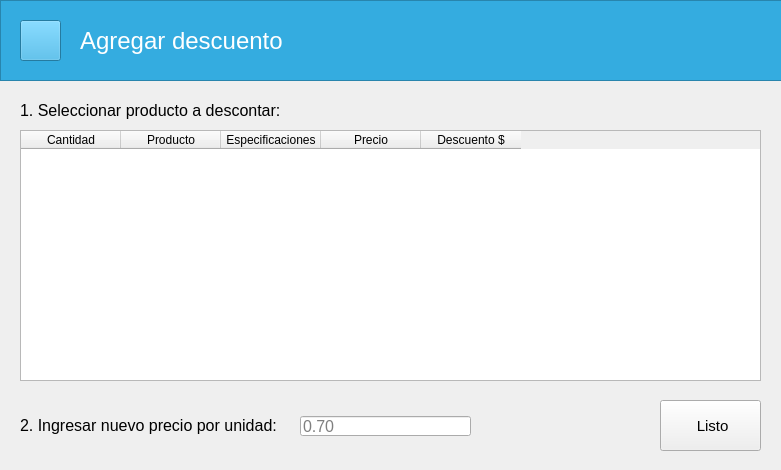
<?xml version="1.0" encoding="UTF-8"?>
<ui version="4.0">
 <class>AgregarDescuento</class>
 <widget class="QWidget" name="AgregarDescuento">
  <property name="windowModality">
   <enum>Qt::ApplicationModal</enum>
  </property>
  <property name="geometry">
   <rect>
    <x>0</x>
    <y>0</y>
    <width>781</width>
    <height>470</height>
   </rect>
  </property>
  <property name="windowTitle">
   <string>Form</string>
  </property>
  <widget class="QFrame" name="frame">
   <property name="geometry">
    <rect>
     <x>0</x>
     <y>0</y>
     <width>911</width>
     <height>81</height>
    </rect>
   </property>
   <property name="font">
    <font>
     <family>Segoe UI</family>
    </font>
   </property>
   <property name="styleSheet">
    <string notr="true">background-color: rgb(52, 172, 224);</string>
   </property>
   <property name="frameShape">
    <enum>QFrame::StyledPanel</enum>
   </property>
   <property name="frameShadow">
    <enum>QFrame::Raised</enum>
   </property>
   <widget class="QLabel" name="label">
    <property name="geometry">
     <rect>
      <x>80</x>
      <y>20</y>
      <width>251</width>
      <height>41</height>
     </rect>
    </property>
    <property name="font">
     <font>
      <family>Segoe UI</family>
      <pointsize>18</pointsize>
     </font>
    </property>
    <property name="styleSheet">
     <string notr="true">color: rgb(255, 255, 255);</string>
    </property>
    <property name="text">
     <string>Agregar descuento</string>
    </property>
   </widget>
   <widget class="ClickableIcon" name="btRegresar">
    <property name="geometry">
     <rect>
      <x>20</x>
      <y>20</y>
      <width>41</width>
      <height>41</height>
     </rect>
    </property>
    <property name="icon">
     <iconset resource="../resources.qrc">
      <normaloff>:/img/resources/images/leftarrow.png</normaloff>:/img/resources/images/leftarrow.png</iconset>
    </property>
    <property name="iconSize">
     <size>
      <width>40</width>
      <height>40</height>
     </size>
    </property>
   </widget>
  </widget>
  <widget class="QLabel" name="label_2">
   <property name="geometry">
    <rect>
     <x>20</x>
     <y>100</y>
     <width>271</width>
     <height>21</height>
    </rect>
   </property>
   <property name="font">
    <font>
     <family>Segoe UI</family>
     <pointsize>12</pointsize>
    </font>
   </property>
   <property name="text">
    <string>1. Seleccionar producto a descontar:</string>
   </property>
  </widget>
  <widget class="TablaDatos" name="tabla_productos">
   <property name="geometry">
    <rect>
     <x>20</x>
     <y>130</y>
     <width>741</width>
     <height>251</height>
    </rect>
   </property>
   <attribute name="horizontalHeaderMinimumSectionSize">
    <number>80</number>
   </attribute>
   <column>
    <property name="text">
     <string>Cantidad</string>
    </property>
   </column>
   <column>
    <property name="text">
     <string>Producto</string>
    </property>
   </column>
   <column>
    <property name="text">
     <string>Especificaciones</string>
    </property>
   </column>
   <column>
    <property name="text">
     <string>Precio</string>
    </property>
   </column>
   <column>
    <property name="text">
     <string>Descuento $</string>
    </property>
   </column>
  </widget>
  <widget class="QLabel" name="label_3">
   <property name="geometry">
    <rect>
     <x>20</x>
     <y>415</y>
     <width>311</width>
     <height>21</height>
    </rect>
   </property>
   <property name="font">
    <font>
     <family>Segoe UI</family>
     <pointsize>12</pointsize>
    </font>
   </property>
   <property name="text">
    <string>2. Ingresar nuevo precio por unidad:</string>
   </property>
  </widget>
  <widget class="QPushButton" name="btListo">
   <property name="geometry">
    <rect>
     <x>660</x>
     <y>400</y>
     <width>101</width>
     <height>51</height>
    </rect>
   </property>
   <property name="font">
    <font>
     <family>Segoe UI</family>
     <pointsize>11</pointsize>
    </font>
   </property>
   <property name="text">
    <string> Listo</string>
   </property>
   <property name="icon">
    <iconset resource="../resources.qrc">
     <normaloff>:/img/resources/images/accept.png</normaloff>:/img/resources/images/accept.png</iconset>
   </property>
  </widget>
  <widget class="QLineEdit" name="txtPrecio">
   <property name="geometry">
    <rect>
     <x>300</x>
     <y>416</y>
     <width>171</width>
     <height>20</height>
    </rect>
   </property>
   <property name="font">
    <font>
     <family>Segoe UI</family>
     <pointsize>12</pointsize>
    </font>
   </property>
   <property name="placeholderText">
    <string>0.70</string>
   </property>
  </widget>
 </widget>
 <customwidgets>
  <customwidget>
   <class>TablaDatos</class>
   <extends>QTableWidget</extends>
   <header>utils.mywidgets.h</header>
  </customwidget>
  <customwidget>
   <class>ClickableIcon</class>
   <extends>QPushButton</extends>
   <header>utils.mywidgets.h</header>
  </customwidget>
 </customwidgets>
 <tabstops>
  <tabstop>tabla_productos</tabstop>
  <tabstop>txtPrecio</tabstop>
  <tabstop>btListo</tabstop>
  <tabstop>btRegresar</tabstop>
 </tabstops>
 <resources>
  <include location="../resources.qrc"/>
 </resources>
 <connections/>
</ui>
